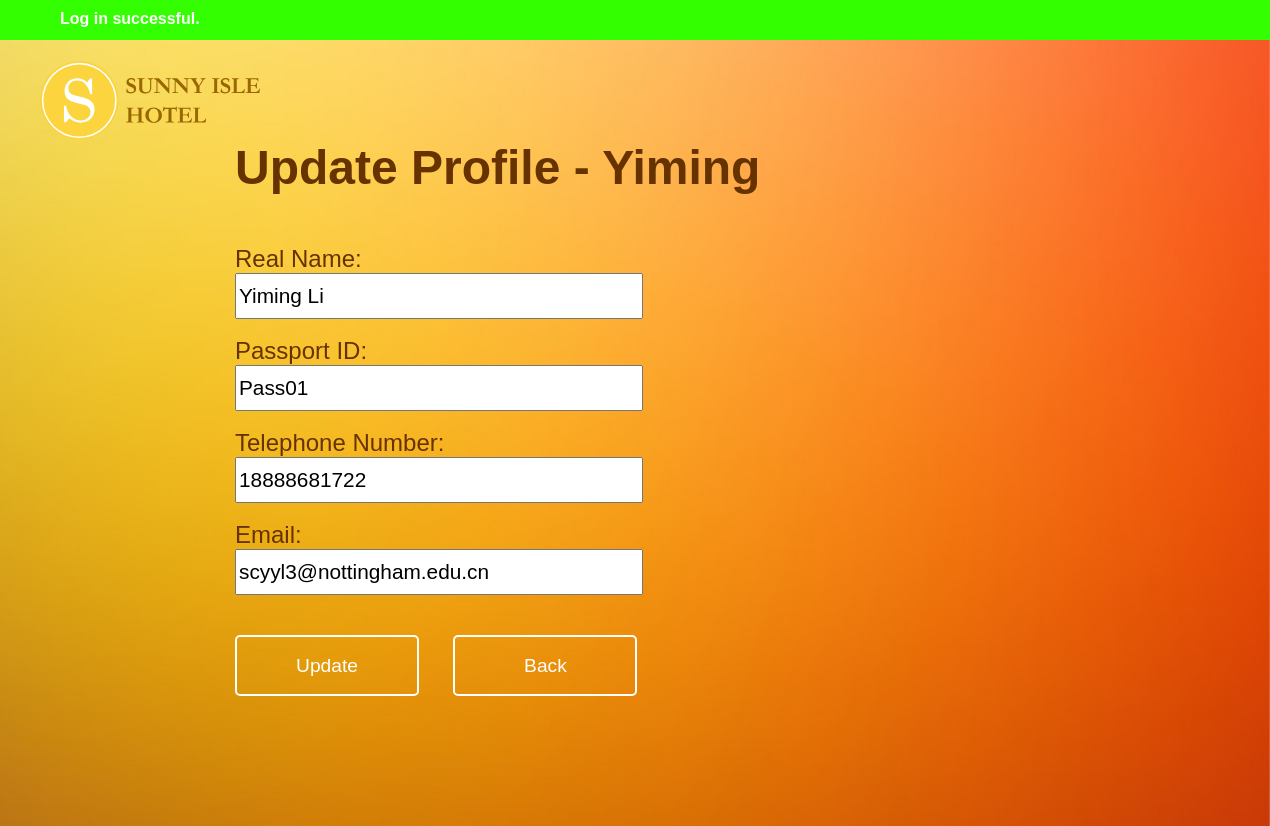
The app's page /user_profile/update_profile/index.php (signed in) with its own data.
### tables this page shows
CREATE TABLE user(
	username VARCHAR(64),
	password VARCHAR(64) NOT NULL,
	realname VARCHAR(64) NOT NULL,
	passport VARCHAR(32) UNIQUE NOT NULL,
	tel VARCHAR(32) NOT NULL,
	email VARCHAR(64) NOT NULL,
	CONSTRAINT userPK PRIMARY KEY (username)
)CHARACTER SET utf8;

### user_profile/update_profile/index.php (the view, shortened to what this page needs)
<!DOCTYPE html>
<html>
<head>
	<link rel="stylesheet" type="text/css" href="index.css">
</head>
<body>
	<?php
		if(isset($_SESSION['notificationType'])){
			echo("<div class=\"" . $_SESSION['notificationType'] . "\" id=\"notification\">" . $_SESSION['notification'] . "</div>");
		}
	?>
	<div id="background"></div>
	<div id="home"></div>
	<div id="main">
		<?php
			if(!isset($_SESSION['userType'])){
				echo("
					<h1>You are not logged in!</h1>
					<p>You may wish to <a href=\"../../user_login\">log in</a> first.</p>
				");
			}else if($_SESSION['userType'] != "user"){
				echo("<h1>You are not logged in as a user!</h1>");
			}else{
				try{
					$conn = new PDO("mysql:host=localhost;dbname=scyjc1", "scyjc1", "Jizhou990528");
					$conn->setAttribute(PDO::ATTR_ERRMODE, PDO::ERRMODE_EXCEPTION);
					$stmt = $conn->prepare('SELECT * FROM user WHERE username = :username');
					$stmt->bindParam(':username', $_SESSION['username']);
					$stmt->execute();
					$info = $stmt->fetch();
					echo("
						<h1>Update Profile - " . $_SESSION['username'] . "</h1>
						<form id=\"form\" action=\"update_profile.php\" method=\"POST\">
							<br>
							<label>Real Name:</label>
							<br>
							<input type=\"text\" id=\"realname\" name=\"realname\" value=\"" . $info["realname"] . "\">
							<br><br>
							<label>Passport ID:</label>
							<br>
							<input type=\"text\" id=\"passport\" name=\"passport\" value=\"" . $info["passport"] . "\">
							<br><br>
							<label>Telephone Number:</label>
							<br>
							<input type=\"text\" id=\"tel\" name=\"tel\" value=\"" . $info["tel"] . "\">
							<br><br>
							<label>Email:</label>
							<br>
							<input type=\"text\" id=\"email\" name=\"email\" value=\"" . $info["email"] . "\">
							<br>
						</form>
						<div id=\"update\">Update</div>
						<div id=\"back\">Back</div>
					");
				}catch(PDOException $e){
					$_SESSION['notification'] = $e->getMessage();
					$_SESSION['notificationType'] = "error";
					exit(header("Location: ../"));
				}
			}
		?>
	</div>
</body>
</html>

### user_profile/update_profile/index.css (style rules this page uses)
body { font-family: sans-serif; margin: 0px; padding-bottom: 100px; }
h1 { color: #663300; font-size: 3em; }
label { color: #663300; font-size: 1.5em; }
input { font-size: 1.3em; width: 400px; height: 40px; }
.success { color: white; font-weight: bold; background-color: #33FF00; width: 100%; height: 30px; padding-top: 10px; padding-left: 60px; }
#background { position: fixed; z-index: -1; background-image: url(images/background.jpg); background-repeat: no-repeat; background-size: 100% 100%; width: 100vw; height: 100vh; }
#home { float: left; background-image: url(images/logo.svg); background-repeat: no-repeat; background-size: 100%; background-position: center center; width: 240px; height: 80px; margin: 20px 0px 0px 40px; cursor: pointer; }
#main { width: 800px; clear: both; margin: auto; }
#update { color: white; text-align: center; display: inline-block; font-size: 1.2em; border: 2px solid white; border-radius: 5px; width: 180px; height: 39px; margin-top: 40px; margin-right: 30px; margin-bottom: 30px; padding-top: 18px; cursor: pointer; }
#back { color: white; text-align: center; display: inline-block; font-size: 1.2em; border: 2px solid white; border-radius: 5px; width: 180px; height: 39px; margin-top: 40px; margin-right: 20px; padding-top: 18px; cursor: pointer; }
::placeholder { color: red; opacity: 0.8; }

### records on screen
user: realname "Yiming Li", passport "Pass01", tel "18888681722", email "scyyl3@nottingham.edu.cn"

### other values on screen
$_SESSION['notification'] "Log in successful."
$_SESSION['username'] "Yiming"
